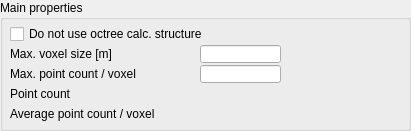
  <widget class="QGroupBox" name="groupBox_3">
   <property name="geometry">
    <rect>
     <x>10</x>
     <y>10</y>
     <width>411</width>
     <height>131</height>
    </rect>
   </property>
   <property name="title">
    <string>Main properties</string>
   </property>
   <property name="flat">
    <bool>false</bool>
   </property>
   <property name="checkable">
    <bool>false</bool>
   </property>
   <widget class="QLabel" name="label_4">
    <property name="geometry">
     <rect>
      <x>10</x>
      <y>105</y>
      <width>191</width>
      <height>18</height>
     </rect>
    </property>
    <property name="text">
     <string>Average point count / voxel</string>
    </property>
   </widget>
   <widget class="QLineEdit" name="qqMaxCellSize">
    <property name="geometry">
     <rect>
      <x>200</x>
      <y>45</y>
      <width>81</width>
      <height>18</height>
     </rect>
    </property>
   </widget>
   <widget class="QLabel" name="qqPointCount">
    <property name="geometry">
     <rect>
      <x>200</x>
      <y>85</y>
      <width>101</width>
      <height>18</height>
     </rect>
    </property>
    <property name="text">
     <string/>
    </property>
   </widget>
   <widget class="QLineEdit" name="qqMaxPointCount">
    <property name="geometry">
     <rect>
      <x>200</x>
      <y>65</y>
      <width>81</width>
      <height>18</height>
     </rect>
    </property>
   </widget>
   <widget class="QLabel" name="label">
    <property name="geometry">
     <rect>
      <x>10</x>
      <y>45</y>
      <width>191</width>
      <height>18</height>
     </rect>
    </property>
    <property name="text">
     <string>Max. voxel size [m]</string>
    </property>
   </widget>
   <widget class="QLabel" name="label_5">
    <property name="geometry">
     <rect>
      <x>10</x>
      <y>65</y>
      <width>191</width>
      <height>18</height>
     </rect>
    </property>
    <property name="text">
     <string>Max. point count / voxel</string>
    </property>
   </widget>
   <widget class="QLabel" name="qqAveragePoints">
    <property name="geometry">
     <rect>
      <x>200</x>
      <y>105</y>
      <width>131</width>
      <height>18</height>
     </rect>
    </property>
    <property name="text">
     <string/>
    </property>
   </widget>
   <widget class="QLabel" name="label_3">
    <property name="geometry">
     <rect>
      <x>10</x>
      <y>85</y>
      <width>191</width>
      <height>18</height>
     </rect>
    </property>
    <property name="text">
     <string>Point count</string>
    </property>
   </widget>
   <widget class="QCheckBox" name="qqNoOctreeStructure">
    <property name="geometry">
     <rect>
      <x>10</x>
      <y>25</y>
      <width>291</width>
      <height>18</height>
     </rect>
    </property>
    <property name="focusPolicy">
     <enum>Qt::StrongFocus</enum>
    </property>
    <property name="text">
     <string>Do not use octree calc. structure</string>
    </property>
   </widget>
  </widget>
